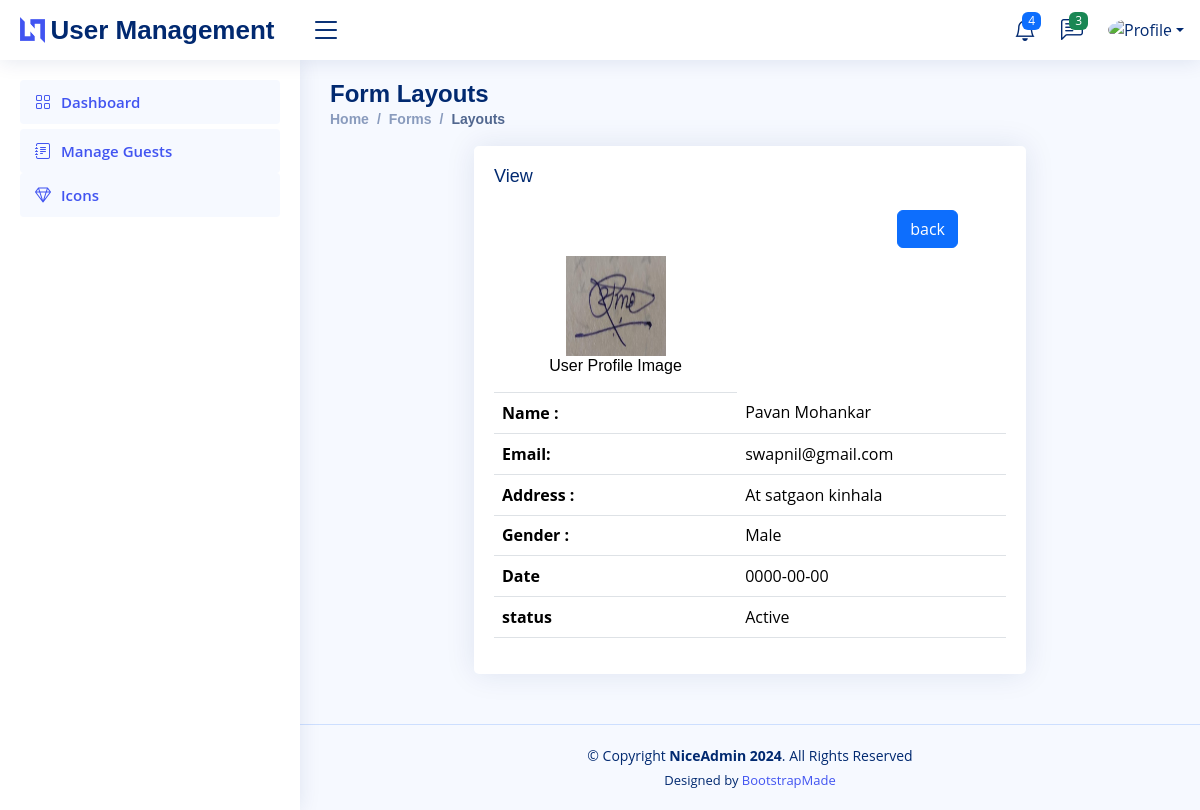
/index.php/GuestController/view/2, run on the app's committed database.
### tables this page shows
CREATE TABLE `guests` (
  `id` int(11) NOT NULL AUTO_INCREMENT,
  `token` varchar(255) NOT NULL,
  `user_id` int(11) NOT NULL,
  `name` varchar(50) NOT NULL,
  `email_address` varchar(50) NOT NULL,
  `address` text NOT NULL,
  `dob` date NOT NULL,
  `gender` enum('Male','Female','Other') NOT NULL,
  `country_id` int(11) NOT NULL,
  `state_id` int(11) NOT NULL,
  `city_id` int(11) NOT NULL,
  `hobby_id` varchar(50) NOT NULL,
  `photo` varchar(255) NOT NULL,
  `details_about_guest` text NOT NULL,
  `status` enum('Active','Block','Pending') NOT NULL DEFAULT 'Active',
  `created` datetime NOT NULL,
  `modified` datetime NOT NULL,
  PRIMARY KEY (`id`)
);

### application/controllers/GuestController.php (called while the page is built, shortened)
<?php
class GuestController extends CI_Controller
{
    public function __construct()
    {
        $this->load->model("Guest_model");
        $this->load->library("form_validation");
    }
    public function view($id)
    {
        $guestdata = $this->Guest_model->getData("guests", "", "id='" . $id . "'", "", "", "", "1");
        $data = array(
            "guestdata" => $guestdata,
        );
        $this->load->view("guest/profile", $data);
    }
}
?>

### index.php (called while the page is built, shortened)
<?php
require_once BASEPATH.'core/CodeIgniter.php';

### application/models/Guest_model.php (called while the page is built, shortened)
<?php
class Guest_model extends CI_Model{
    public function getData(
		$table,
		$field = '',
		$condition = '',
		$order = '',
		$group = '',
		$limit = '',
		$result = ''
	) {
		if ($condition != '')
			$this->db->where($condition);
		if ($result != '') {
			$return = $this->db->get($table)->row();
		} else {
			$return = $this->db->get($table)->result();
		}
		return $return;
	}
}
?>

### application/views/guest/profile.php (the view, shortened to what this page needs)
<!DOCTYPE html>
<html lang="en">
<head>
  <?php $this->load->view('common/headlink') ?>
</head>
<body>
   <?php  $this->load->view('common/header')?>
  <?php $this->load->view('common/siderbar')?>
  <main id="main" class="main">
    <div class="pagetitle">
      <h1>Form Layouts</h1>
      <nav>
        <ol class="breadcrumb">
          <li class="breadcrumb-item"><a href="index.html">Home</a></li>
          <li class="breadcrumb-item">Forms</li>
          <li class="breadcrumb-item active">Layouts</li>
        </ol>
      </nav>
    </div>
    <section class="section">
      <div class="row">
        <div class="col-lg-8 offset-2">
          <div class="card">
            <div class="card-body">
              <h5 class="card-title">View</h5>
              <table class="table">
                <tbody>
                  <?php if (!empty($guestdata)): ?>
                      <tr class="mb-4">
                        <td class="text-center ">
                            <img src="<?php echo base_url('uploads/guestimage/'.$guestdata->photo); ?>" alt="User Image" width="100" height="100">
                            <h6>User Profile Image</h6>
                        </td>
                      </tr>
                      <tr>
                      <th>Name :</th>
                        <td><?php echo $guestdata->name; ?></td>
                        </tr>
                        <tr>
                      <th>Email:</th>
                        <td><?php echo $guestdata->email_address; ?></td>
                        </tr>
                        <tr>
                      <th>Address :</th>
                        <td><?php echo $guestdata->address; ?></td>
                        </tr>
                        <tr>
                        <tr>
                      <th>Gender :</th>
                        <td><?php echo $guestdata->gender; ?></td>
                        </tr>
                        <tr>
                        <tr>
                      <th>Date</th>
                        <td><?php echo $guestdata->dob; ?></td>
                        </tr>
                        <th>status</th>
                        <td><?php echo $guestdata->status; ?></td>
                        </tr>
                  <?php else: ?>
                    <tr>
                      <td colspan="3">No users found.</td>
                    </tr>
                  <?php endif; ?>
                  <a href="<?php echo site_url('GuestController/getlist') ?>" class="btn btn-primary bx-pull-right me-5">
                back</a>
                </tbody>
              </table>
            </div>
          </div>
        </div>
      </div>
    </section>
  </main>
  <?php $this->load->view("common/footer")?>
</body>
</html>

### application/views/common/headlink.php (shortened to what this page needs)
<link href="<?php echo base_url(); ?>assets/vendor/bootstrap/css/bootstrap.min.css" rel="stylesheet">
<link href="<?php echo base_url(); ?>assets/vendor/bootstrap-icons/bootstrap-icons.css" rel="stylesheet">
<link href="<?php echo base_url(); ?>assets/vendor/boxicons/css/boxicons.min.css" rel="stylesheet">
<link href="<?php echo base_url(); ?>assets/vendor/quill/quill.snow.css" rel="stylesheet">
<link href="<?php echo base_url(); ?>assets/vendor/quill/quill.bubble.css" rel="stylesheet">
<link href="<?php echo base_url(); ?>assets/vendor/remixicon/remixicon.css" rel="stylesheet">
<link href="<?php echo base_url(); ?>assets/vendor/simple-datatables/style.css" rel="stylesheet">
 <link href="<?php echo base_url() ?>assets/vendor/simple-datatables/style.css" rel="stylesheet">
<link href="<?php echo base_url() ?>assets/css/style.css" rel="stylesheet">
<link href="<?php echo base_url() ?>assets/css/toastr_copy.css" rel="stylesheet">

### application/views/common/header.php (shortened to what this page needs)
<header id="header" class="header fixed-top d-flex align-items-center">
<div class="d-flex align-items-center justify-content-between">
  <a href="index.html" class="logo d-flex align-items-center">
    <img src="<?php echo base_url()?>assets/img/logo.png" alt="">
    <span class="d-none d-lg-block">User Management</span>
  </a>
  <i class="bi bi-list toggle-sidebar-btn"></i>
</div>
<nav class="header-nav ms-auto">
  <ul class="d-flex align-items-center">
    <li class="nav-item dropdown">
      <a class="nav-link nav-icon" href="#" data-bs-toggle="dropdown">
        <i class="bi bi-bell"></i>
        <span class="badge bg-primary badge-number">4</span>
      </a>
    </li>
    <li class="nav-item dropdown">
      <a class="nav-link nav-icon" href="#" data-bs-toggle="dropdown">
        <i class="bi bi-chat-left-text"></i>
        <span class="badge bg-success badge-number">3</span>
      </a>
    </li>
    <li class="nav-item dropdown pe-3">
      <a class="nav-link nav-profile d-flex align-items-center pe-0" href="#" data-bs-toggle="dropdown">
        <img src="<?= base_url('uploads/userimage/' . $this->session->userdata['image']); ?>"  alt="Profile" class="rounded-circle">
        <span class="d-none d-md-block dropdown-toggle ps-1"><?php echo $this->session->userdata['name']?></span>
      </a>
      </ul>
</nav>
</header>

### application/views/common/siderbar.php (shortened to what this page needs)
<aside id="sidebar" class="sidebar">
    <ul class="sidebar-nav" id="sidebar-nav">
      <li class="nav-item">
        <a class="nav-link " href="<?php echo site_url('LoginController/index')?>">
          <i class="bi bi-grid"></i>
          <span>Dashboard</span>
        </a>
      </li>
     <?php if ($_SESSION["role"] == 'Admin') { ?>
    <li class="nav-item">
        <a>
          <a class="nav-link" href="<?php echo site_url('UserController/userList') ?>">
          <i class="bi bi-menu-button-wide"></i><span>Manage Users</span>
     </a>
    </li>
    <li>
    <a class="nav-link "   href="<?php echo site_url("GuestController/getguest")?>"><i class="bi bi-menu-button-wide"></i><span>Manage Guest</span>
    </a>
    </li>
    <?php }else{ ?>
  <li>
        <a class="nav-link "  href="<?php echo site_url("GuestController/getlist")?>">
          <i class="bi bi-journal-text"></i><span> Manage Guests </span>
        </a>
      </li>
      <?php }?>
      <li class="nav-item">
        <a class="nav-link" data-bs-target="#icons-nav" data-bs-toggle="collapse" href="#">
          <i class="bi bi-gem"></i><span>Icons</span>
        </a>
      </li>
    </ul>
  </aside>

### application/views/common/footer.php
<footer id="footer" class="footer">
    <div class="copyright">
      &copy; Copyright <strong><span>NiceAdmin</span><?php echo" ". date('Y')?></strong>. All Rights Reserved
    </div>
    <div class="credits">
      Designed by <a href="">BootstrapMade</a>
    </div>
  </footer>

### assets/css/style.css (style rules this page uses)
:root { scroll-behavior: smooth; }
body { font-family: "Open Sans", sans-serif; background: #f6f9ff; color: #444444; }
a { color: #4154f1; text-decoration: none; }
h1, h2, h3, h4, h5, h6 { font-family: "Nunito", sans-serif; }
#main { margin-top: 60px; padding: 20px 30px; transition: all 0.3s; }
.pagetitle { margin-bottom: 10px; }
.pagetitle h1 { font-size: 24px; margin-bottom: 0; font-weight: 600; color: #012970; }
.card { margin-bottom: 30px; border: none; border-radius: 5px; box-shadow: 0px 0 30px rgba(1, 41, 112, 0.1); }
.card-title { padding: 20px 0 15px 0; font-size: 18px; font-weight: 500; color: #012970; font-family: "Poppins", sans-serif; }
.card-body { padding: 0 20px 20px 20px; }
.breadcrumb { font-size: 14px; font-family: "Nunito", sans-serif; color: #899bbd; font-weight: 600; }
.breadcrumb a { color: #899bbd; transition: 0.3s; }
.breadcrumb .breadcrumb-item::before { color: #899bbd; }
.breadcrumb .active { color: #51678f; font-weight: 600; }
.logo { line-height: 1; }
@media (min-width: 1200px) { .logo { width: 280px; } }
.logo img { max-height: 26px; margin-right: 6px; }
.logo span { font-size: 26px; font-weight: 700; color: #012970; font-family: "Nunito", sans-serif; }
.header { transition: all 0.5s; z-index: 997; height: 60px; box-shadow: 0px 2px 20px rgba(1, 41, 112, 0.1); background-color: #fff; padding-left: 20px; }
.header .toggle-sidebar-btn { font-size: 32px; padding-left: 10px; cursor: pointer; color: #012970; }
.header-nav ul { list-style: none; }
.header-nav>ul { margin: 0; padding: 0; }
.header-nav .nav-icon { font-size: 22px; color: #012970; margin-right: 25px; position: relative; }
.header-nav .nav-profile { color: #012970; }
.header-nav .nav-profile img { max-height: 36px; }
.header-nav .nav-profile span { font-size: 14px; font-weight: 600; }
.header-nav .badge-number { position: absolute; inset: -2px -5px auto auto; font-weight: normal; font-size: 12px; padding: 3px 6px; }
.sidebar { position: fixed; top: 60px; left: 0; bottom: 0; width: 300px; z-index: 996; transition: all 0.3s; padding: 20px; overflow-y: auto; scrollbar-width: thin; scrollbar-color: #aab7cf transparent; box-shadow: 0px 0px 20px rgba(1, 41, 112, 0.1); background-color: #fff; }
@media (min-width: 1200px) { #main, #footer { margin-left: 300px; } }
.sidebar-nav { padding: 0; margin: 0; list-style: none; }
.sidebar-nav li { padding: 0; margin: 0; list-style: none; }
.sidebar-nav .nav-item { margin-bottom: 5px; }
.sidebar-nav .nav-link { display: flex; align-items: center; font-size: 15px; font-weight: 600; color: #4154f1; transition: 0.3; background: #f6f9ff; padding: 10px 15px; border-radius: 4px; }
.sidebar-nav .nav-link i { font-size: 16px; margin-right: 10px; color: #4154f1; }
.footer { padding: 20px 0; font-size: 14px; transition: all 0.3s; border-top: 1px solid #cddfff; }
.footer .copyright { text-align: center; color: #012970; }
.footer .credits { padding-top: 5px; text-align: center; font-size: 13px; color: #012970; }

### data on the page
guests: photo (picture), name "Pavan Mohankar", email_address "swapnil@gmail.com", address "At satgaon kinhala", gender "Male", dob "0000-00-00", status "Active"
